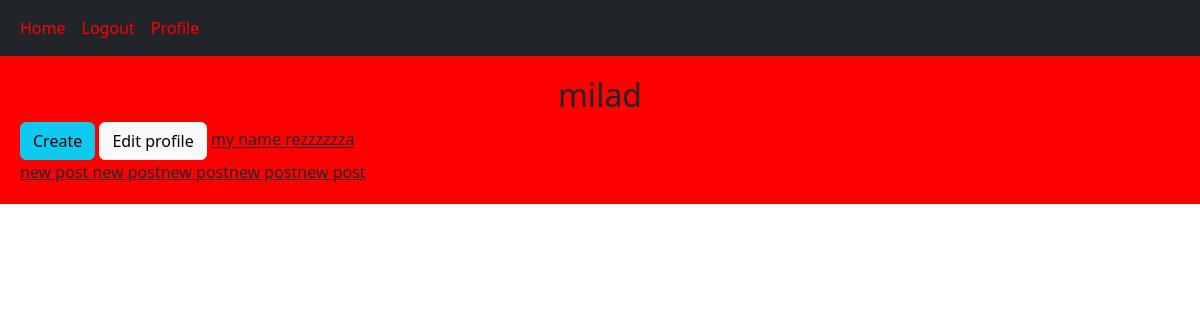
The app's page /acont/profile/2/ (signed in) with its own data.
### home/models.py (models this page shows, shortened)
class Post(models.Model):
    user = models.ForeignKey(
        User, on_delete=models.CASCADE, related_name='posts')
    body = models.TextField()
    slug = models.SlugField()
    create = models.DateTimeField()
    updted = models.DateTimeField()
    class Meta:
        ordering = ['create']

### acount/views.py (the view)
# urls.py: path('profile/<int:user_id>/', views.ProfileViwe.as_view(), name='profile'),
class ProfileViwe(LoginRequiredMixin, View):
    def get(self, request, user_id):
        this_follow = False
        user = User.objects.get(id=user_id)
        post = user.posts.all()
        relship = Relaship.objects.filter(
            from_user=request.user, user_to=user)
        if relship.exists():
            this_follow = True
        return render(request, 'acount/profile.html', {'user': user, 'post': post, 'request': request, 'this_follow': this_follow})

### acount/templates/acount/profile.html (shortened to what this page needs)
{% extends 'base.html' %} {% block content %}
<h2 class="text-center">{{user.username}}</h2>
<div class="body">
  <a href="{% url 'create' %}" class="btn btn-info">Create</a>
  <a href="{% url 'editprofile' %}" class="btn btn-light">Edit profile</a>
   {% for posts in post %}
  <a href="{% url 'detail' posts.id posts.slug %}" class="card-body"
    >{{posts.body | truncatewords:8}}<br
  /></a>
  {% endfor %}
</div>
{% endblock %}

### records on screen
Post: body "my name rezzzzzza"
Post: body "new post new postnew postnew postnew post"

### other values on screen
{{ user.username }} "milad"
